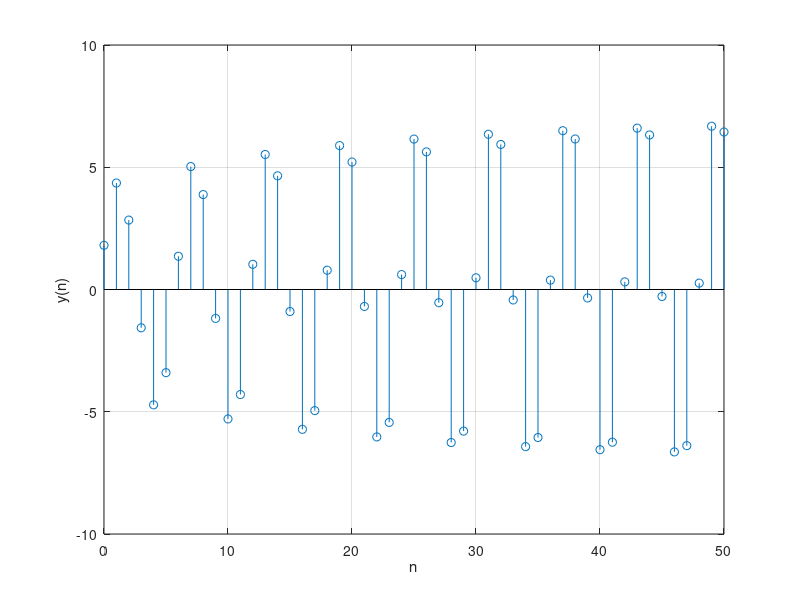

MATLAB code to generate this figure:
clc;
clear;

% Question-1
% X1 = [2 3 4];
% X2 = [3 4 5 6];
% X3 = conv(X1,X2);
% disp('Result of convolution:');
% disp(X3);
%--------------------------------
% Question-2:
% num = [1 0.4*sqrt(2)];
% den = [1 -0.8*sqrt(2) 0.64];
% n=0:20;
% x = impz(num,den,n);
% disp(x);
% stem(n,x,'filled');
% xlabel('n');
% ylabel('x[n]');
% title('Inverse Z transform (causal)');
% grid on;
%---------------------------------
% Question-3.a:
% num = [1];
% den = [1 -0.9];
% Hz = tf(num,den,-1);
% figure;
% zplane(num,den);
% title('Pole zero plot');
% grid on;
%----------------------------------
% Question-3.b:
% num = [1];
% den = [1 -0.9];
% [H w]=freqz(num,den,1024);
% figure;
% subplot(2,1,1);
% plot(w/pi, abs(H));
% title('magnitude plot');
% grid on;
% subplot(2,1,2);
% plot(w/pi, angle(H));
% title('phase plot');
% grid on;
%---------------------------------
% Question-3.c:
% num = [1];
% den = [1 -0.9];
% n = 0:20;
% h = impz(num,den,n);
% stem(n,h);
% 
% title('Impulse Response');
% grid on;
%-------------------------------
% Question-4:
n = 0:50;
x = cos(pi*n/3);
y = zeros(size(n));
y_minus1 = -2;
y_minus2 = -3;
x_minus1 = 1;
x_minus2 = 1;

for k=1:length(n)
  if k==1
    y(k)= (1/3)*(x(k)+x_minus1+x_minus2) + 0.95*y_minus1 - 0.9025*y_minus2;
  elseif k==2
      y(k) = (1/3)*(x(k)+x(k-1)+x_minus1) + 0.95*y(k-1) - 0.9025*y_minus1;
  else
       y(k) = (1/3)*(x(k)+x(k-1)+x(k-2)) + 0.95*y(k-1) - 0.9025*y(k-2);
  end 
end

figure;
stem(n,y);
xlabel('n');
ylabel('y(n)');
grid on;
